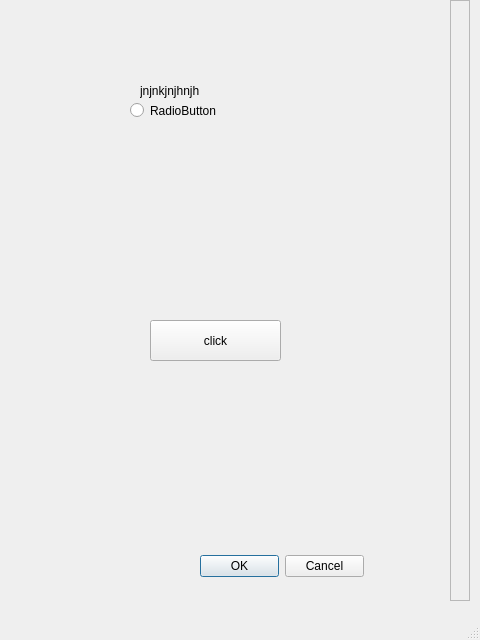
<?xml version="1.0" encoding="UTF-8"?>
<ui version="4.0">
 <class>MainWindow</class>
 <widget class="QMainWindow" name="MainWindow">
  <property name="geometry">
   <rect>
    <x>0</x>
    <y>0</y>
    <width>480</width>
    <height>640</height>
   </rect>
  </property>
  <property name="windowTitle">
   <string>MainWindow</string>
  </property>
  <widget class="QWidget" name="centralwidget">
   <widget class="QLabel" name="label1">
    <property name="geometry">
     <rect>
      <x>140</x>
      <y>60</y>
      <width>191</width>
      <height>61</height>
     </rect>
    </property>
    <property name="text">
     <string>jnjnkjnjhnjh</string>
    </property>
   </widget>
   <widget class="QPushButton" name="Button1">
    <property name="geometry">
     <rect>
      <x>150</x>
      <y>320</y>
      <width>131</width>
      <height>41</height>
     </rect>
    </property>
    <property name="text">
     <string>click</string>
    </property>
   </widget>
   <widget class="QRadioButton" name="radioButton">
    <property name="geometry">
     <rect>
      <x>130</x>
      <y>100</y>
      <width>171</width>
      <height>21</height>
     </rect>
    </property>
    <property name="text">
     <string>RadioButton</string>
    </property>
   </widget>
   <widget class="QScrollArea" name="scrollArea">
    <property name="geometry">
     <rect>
      <x>450</x>
      <y>0</y>
      <width>20</width>
      <height>601</height>
     </rect>
    </property>
    <property name="widgetResizable">
     <bool>true</bool>
    </property>
    <widget class="QWidget" name="scrollAreaWidgetContents">
     <property name="geometry">
      <rect>
       <x>0</x>
       <y>0</y>
       <width>18</width>
       <height>599</height>
      </rect>
     </property>
    </widget>
   </widget>
   <widget class="QDialogButtonBox" name="buttonBox">
    <property name="geometry">
     <rect>
      <x>200</x>
      <y>550</y>
      <width>164</width>
      <height>32</height>
     </rect>
    </property>
    <property name="standardButtons">
     <set>QDialogButtonBox::Cancel|QDialogButtonBox::Ok</set>
    </property>
   </widget>
  </widget>
  <widget class="QMenuBar" name="menubar">
   <property name="geometry">
    <rect>
     <x>0</x>
     <y>0</y>
     <width>480</width>
     <height>24</height>
    </rect>
   </property>
  </widget>
  <widget class="QStatusBar" name="statusbar"/>
 </widget>
 <tabstops>
  <tabstop>Button1</tabstop>
 </tabstops>
 <resources/>
 <connections/>
</ui>
